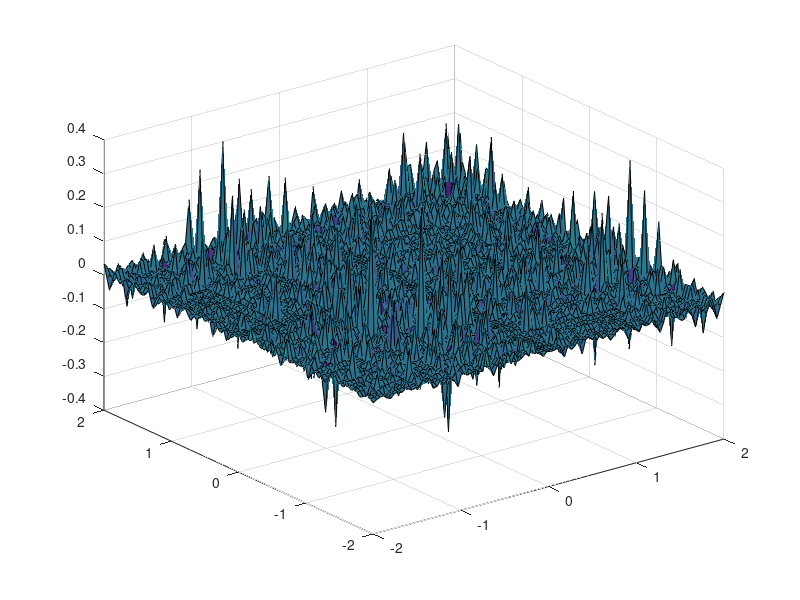

MATLAB code for this plot:
lambda = 633*10^-9;
i = sqrt(-1);
z = 1;
k = 2*pi/lambda;
n = 100;
Nf = 10;
x = linspace(-2,2,n);
y = linspace(-2,2,n);
D = sqrt(4*Nf*lambda*z);
[X,Y] = meshgrid(x,y);

iCx = zeros(1,length(x)); 
iCy = zeros(1,length(x)); 
iSx = zeros(1,length(x));
iSy = zeros(1,length(x));


for m=1:length(x)
	funcCx = @(x0) cos(pi/2*(sqrt(2/(lambda*z))*(x0-x(m))).^2);
	funcCy = @(y0) cos(pi/2*(sqrt(2/(lambda*z))*(y0-y(m))).^2);
	funcSx = @(x0) sin(pi/2*(sqrt(2/(lambda*z))*(x0-x(m))).^2);
	funcSy = @(y0) sin(pi/2*(sqrt(2/(lambda*z))*(y0-y(m))).^2);
	
	iCx(m) = integral(funcCx,0,D);
	iCy(m) = integral(funcCy,0,D);
	iSx(m) = integral(funcSx,0,D);
	iSy(m) = integral(funcSy,0,D);
end

fp = zeros(length(x));
for m = 1:length(x)
	for j = 1:length(y)
	fp(m,j) = iCx(m)*iSy(j)+iSx(m)*iCy(j)+i*iSx(m)*iSy(j)-i*iCx(m)*iCy(j);
	end
end
F = real(2*exp(i*k*z)/(lambda*z)*fp);

for m = 1:length(x)
	for j = 1:length(y)
		g(m,j) = funcCx(j).*funcSx(m);
	end
end

surf(X,Y,g)
surf(X,Y,F)
